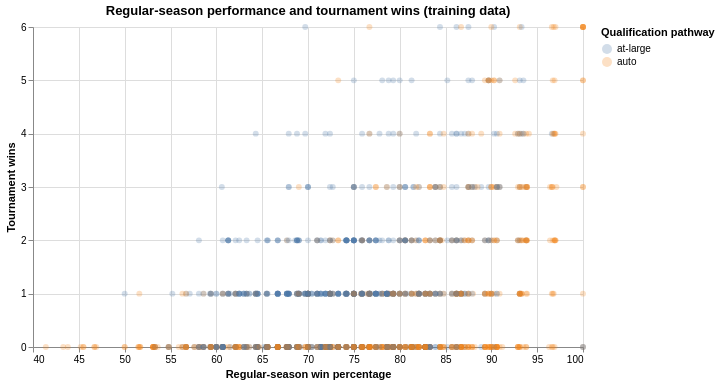

The code cell stored with this chart in its notebook:
### Markdown cell above
**Visualization 2:** This plot compares regular-season win percentage with tournament wins, with colour indicating qualification pathway. It helps assess whether stronger regular-season performance corresponds to more tournament wins and whether that relationship varies by pathway. Points are transparent because multiple appearances may share the same values. The plot describes associations and does not establish causation.

### Code cell
# Use transparency to make overlapping appearances easier to see.
alt.Chart(train_data.dropna(subset=["reg_wins_pct"])).mark_circle(opacity=0.25, size=35).encode(
    x=alt.X("reg_wins_pct:Q", title="Regular-season win percentage", scale=alt.Scale(zero=False)),
    y=alt.Y("tourney_wins:Q", title="Tournament wins"),
    color=alt.Color("bid:N", title="Qualification pathway"),
    tooltip=["school:N", "year:O", "reg_wins_pct:Q", "tourney_wins:Q"]
).properties(title="Regular-season performance and tournament wins (training data)", width=550, height=320)

### Figure 1 — Vega-Lite specification as saved in the notebook (floating-point values rounded to 4 significant figures; data arrays with more than 128 entries replaced by an {"elided": "..."} marker saying what was removed)
{"config": {"view": {"continuousWidth": 300, "continuousHeight": 300}}, "data": {"name": "data-d130ae7c31c6095d6c423beaeca331dc"}, "mark": {"type": "circle", "opacity": 0.25, "size": 35}, "encoding": {"color": {"field": "bid", "title": "Qualification pathway", "type": "nominal"}, "tooltip": [{"field": "school", "type": "nominal"}, {"field": "year", "type": "ordinal"}, {"field": "reg_wins_pct", "type": "quantitative"}, {"field": "tourney_wins", "type": "quantitative"}], "x": {"field": "reg_wins_pct", "scale": {"zero": false}, "title": "Regular-season win percentage", "type": "quantitative"}, "y": {"field": "tourney_wins", "title": "Tournament wins", "type": "quantitative"}}, "height": 320, "title": "Regular-season performance and tournament wins (training data)", "width": 550, "$schema": "https://vega.github.io/schema/vega-lite/v5.20.1.json", "datasets": {"data-d130ae7c31c6095d6c423beaeca331dc": {"elided": "1569 records"}}}
